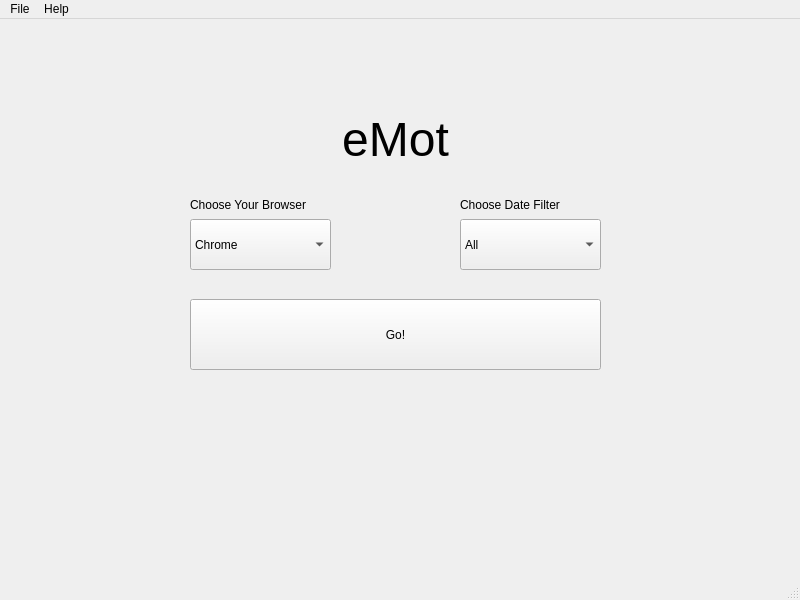
<?xml version="1.0" encoding="UTF-8"?>
<ui version="4.0">
 <class>Emot</class>
 <widget class="QMainWindow" name="Emot">
  <property name="geometry">
   <rect>
    <x>0</x>
    <y>0</y>
    <width>800</width>
    <height>600</height>
   </rect>
  </property>
  <property name="windowTitle">
   <string>eMot</string>
  </property>
  <property name="styleSheet">
   <string notr="true"/>
  </property>
  <widget class="QWidget" name="centralwidget">
   <widget class="QLabel" name="emotText">
    <property name="geometry">
     <rect>
      <x>270</x>
      <y>60</y>
      <width>251</width>
      <height>121</height>
     </rect>
    </property>
    <property name="font">
     <font>
      <pointsize>36</pointsize>
     </font>
    </property>
    <property name="text">
     <string>eMot</string>
    </property>
    <property name="alignment">
     <set>Qt::AlignCenter</set>
    </property>
   </widget>
   <widget class="QComboBox" name="browserChoice">
    <property name="geometry">
     <rect>
      <x>190</x>
      <y>200</y>
      <width>141</width>
      <height>51</height>
     </rect>
    </property>
    <property name="statusTip">
     <string>Choose the browser you use</string>
    </property>
    <item>
     <property name="text">
      <string>Chrome</string>
     </property>
    </item>
    <item>
     <property name="text">
      <string>Edge</string>
     </property>
    </item>
    <item>
     <property name="text">
      <string>Firefox</string>
     </property>
    </item>
    <item>
     <property name="text">
      <string>Safari</string>
     </property>
    </item>
    <item>
     <property name="text">
      <string>Brave</string>
     </property>
    </item>
    <item>
     <property name="text">
      <string>Opera</string>
     </property>
    </item>
   </widget>
   <widget class="QComboBox" name="filterChoice">
    <property name="geometry">
     <rect>
      <x>460</x>
      <y>200</y>
      <width>141</width>
      <height>51</height>
     </rect>
    </property>
    <property name="statusTip">
     <string>Choose the date filter</string>
    </property>
    <item>
     <property name="text">
      <string>All</string>
     </property>
    </item>
    <item>
     <property name="text">
      <string>Hour</string>
     </property>
    </item>
    <item>
     <property name="text">
      <string>Day</string>
     </property>
    </item>
    <item>
     <property name="text">
      <string>Week</string>
     </property>
    </item>
    <item>
     <property name="text">
      <string>Month</string>
     </property>
    </item>
    <item>
     <property name="text">
      <string>Year</string>
     </property>
    </item>
   </widget>
   <widget class="QLabel" name="browserLabel">
    <property name="geometry">
     <rect>
      <x>190</x>
      <y>170</y>
      <width>141</width>
      <height>31</height>
     </rect>
    </property>
    <property name="text">
     <string>Choose Your Browser </string>
    </property>
   </widget>
   <widget class="QLabel" name="dateLabel">
    <property name="geometry">
     <rect>
      <x>460</x>
      <y>170</y>
      <width>141</width>
      <height>31</height>
     </rect>
    </property>
    <property name="text">
     <string>Choose Date Filter</string>
    </property>
   </widget>
   <widget class="QPushButton" name="goButton">
    <property name="geometry">
     <rect>
      <x>190</x>
      <y>280</y>
      <width>411</width>
      <height>71</height>
     </rect>
    </property>
    <property name="statusTip">
     <string>Click to start the Sentiment Analysis</string>
    </property>
    <property name="text">
     <string>Go!</string>
    </property>
   </widget>
  </widget>
  <widget class="QMenuBar" name="menubar">
   <property name="geometry">
    <rect>
     <x>0</x>
     <y>0</y>
     <width>800</width>
     <height>26</height>
    </rect>
   </property>
   <widget class="QMenu" name="menuNew">
    <property name="title">
     <string>File</string>
    </property>
    <addaction name="actionNew"/>
    <addaction name="actionPreferences"/>
   </widget>
   <widget class="QMenu" name="menuHelp">
    <property name="title">
     <string>Help</string>
    </property>
    <addaction name="actionAbout"/>
   </widget>
   <addaction name="menuNew"/>
   <addaction name="menuHelp"/>
  </widget>
  <widget class="QStatusBar" name="statusbar"/>
  <action name="actionNew">
   <property name="text">
    <string>New</string>
   </property>
  </action>
  <action name="actionAbout">
   <property name="text">
    <string>About</string>
   </property>
  </action>
  <action name="actionPreferences">
   <property name="text">
    <string>Preferences</string>
   </property>
  </action>
 </widget>
 <resources/>
 <connections/>
</ui>
